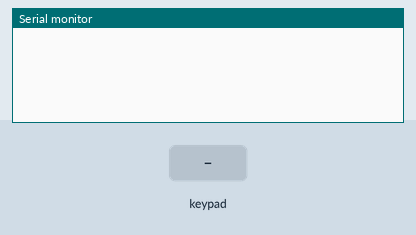
Recording of a sketch running on a simulated Arduino Uno, built with avr-gcc and run on an emulated ATmega328P. Parts: the last lines printed to the serial monitor. The test bench sets the inputs (shaded band).

Above: at 1.2 s.
1.3 s: key 'U' pressed
At 2.3 s:
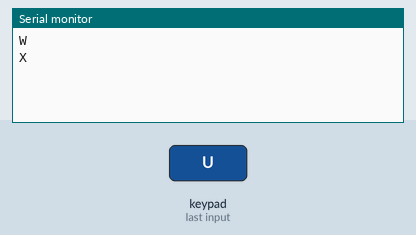
3.2 s: key 'D' pressed
At 3.46 s:
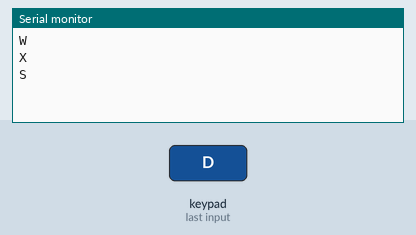
4.7 s: key 'L' pressed
At 4.96 s:
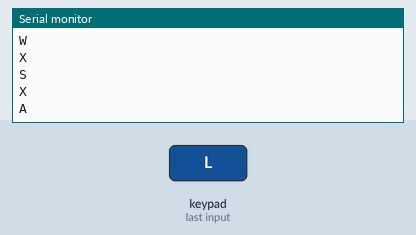
6.2 s: key 'R' pressed
At 6.47 s:
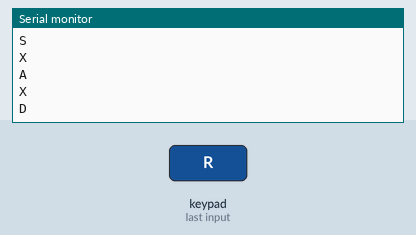
7.7 s: key 'X' pressed
At 7.96 s:
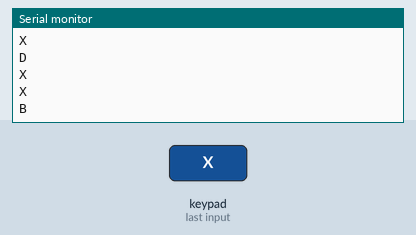
9.2 s: key 'O' pressed
At 9.46 s:
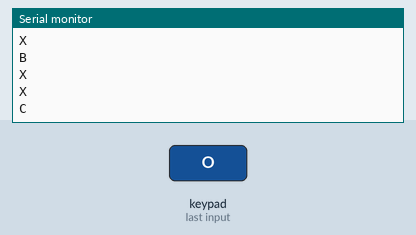

Measured:
- after the input at 1.3 s, the serial monitor: prints a new line at once (image 1)
- after the input at 3.2 s, the serial monitor: prints a new line at once (image 2)
- after the input at 4.7 s, the serial monitor: prints a new line at once (image 3)
- after the input at 6.2 s, the serial monitor: prints a new line at once (image 4)
- after the input at 7.7 s, the serial monitor: prints a new line at once (image 5)
- after the input at 9.2 s, the serial monitor: prints a new line at once (image 6)

The sketch:

ps2_v2.ino
```cpp
/*
26 januari 2026
tambahan untuk tombol cross dan circle
*/

#include <PS2X_lib.h>  //for v1.6


PS2X ps2x;

void setup() {
  Serial.begin(115200);
  ps2x.config_gamepad(13, 11, 10, 12, true, true);  //setup pins and settings:  GamePad(clock, command, attention, data, Pressures?, Rumble?) check for error
}

void loop() {
  ps2x.read_gamepad(false, false);  //read controller and set large motor to spin at 'vibrate' speed

  if (ps2x.NewButtonState())  //will be TRUE if any button changes state (on to off, or off to on)
  {

    if (ps2x.Button(PSB_R1))
      Serial.println("R");
    if (ps2x.Button(PSB_L1))
      Serial.println("L");
    if (ps2x.Button(PSB_PAD_UP))
      Serial.println("W");
    if (ps2x.Button(PSB_PAD_DOWN))
      Serial.println("S");
    if (ps2x.Button(PSB_PAD_RIGHT))
      Serial.println("D");
    if (ps2x.Button(PSB_PAD_LEFT))
      Serial.println("A");
    if (!ps2x.Button(PSB_PAD_UP) && !ps2x.Button(PSB_PAD_DOWN) && !ps2x.Button(PSB_PAD_RIGHT) && !ps2x.Button(PSB_PAD_LEFT) && !ps2x.Button(PSB_R1) && !ps2x.Button(PSB_L1)) {  //will be TRUE as long as button is pressed
      Serial.println("X");
    }


    if (ps2x.Button(PSB_CROSS))
      Serial.println("B");
    if (ps2x.Button(PSB_CIRCLE))
      Serial.println("C");
    if (ps2x.Button(PSB_TRIANGLE))
      Serial.println("E");
    if (ps2x.Button(PSB_SQUARE))
      Serial.println("F");
    if (ps2x.Button(PSB_R2))
      Serial.println("G");
    if (ps2x.Button(PSB_L2))
      Serial.println("H");
    if (ps2x.Button(PSB_R3))
      Serial.println("I");
    if (ps2x.Button(PSB_L3))
      Serial.println("J");
    if (ps2x.Button(PSB_START))
      Serial.println("K");
    if (ps2x.Button(PSB_SELECT))
      Serial.println("M");

  }

  // if (!ps2x.Button(PSB_PAD_UP) && !ps2x.Button(PSB_PAD_DOWN) && !ps2x.Button(PSB_PAD_RIGHT) && !ps2x.Button(PSB_PAD_LEFT)) {  //will be TRUE as long as button is pressed
  //   Serial.println("X");
  // }

  delay(10);
}
```
